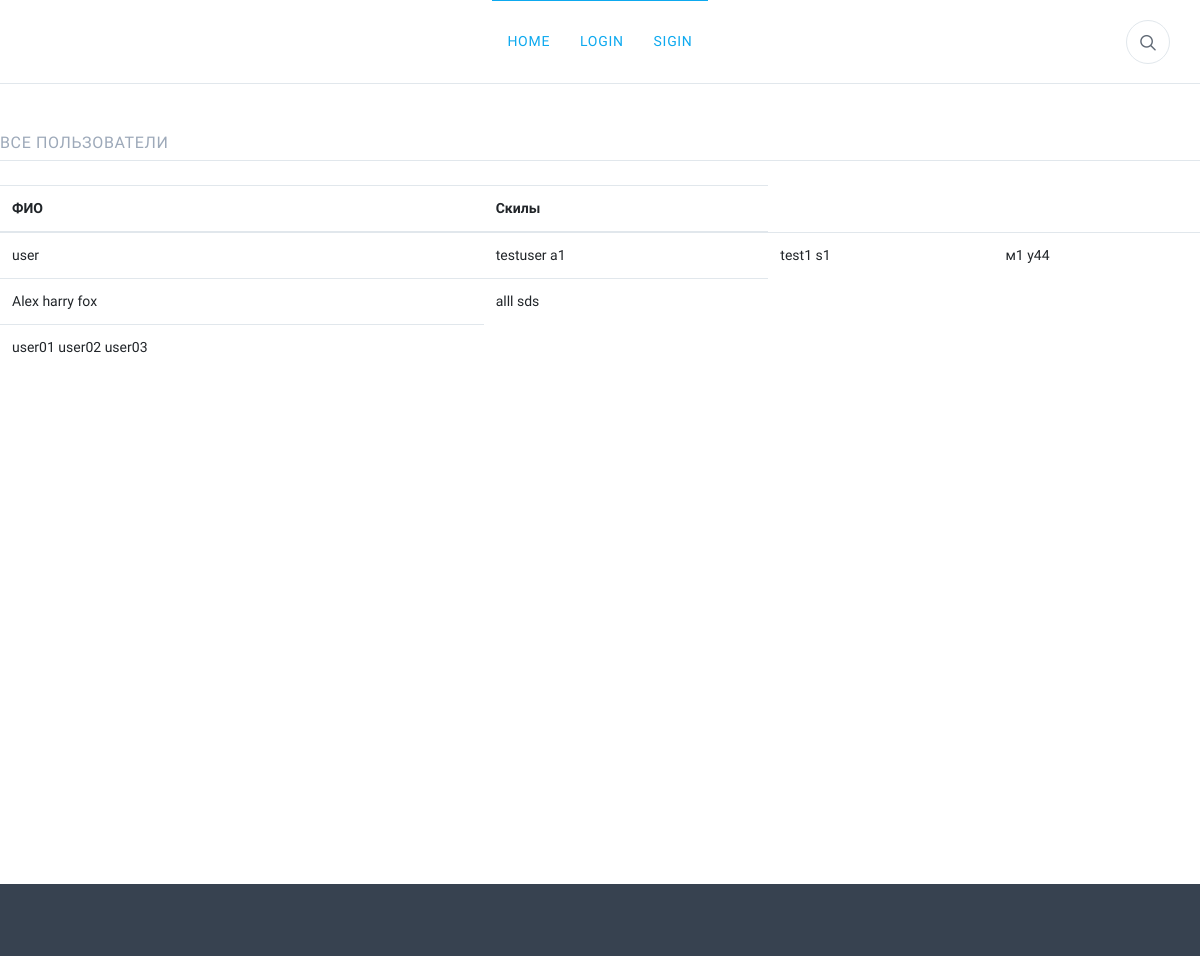
The page / on the database its author committed.
### main/models.py (models this page shows, shortened)
class Skills(models.Model):
    owner = models.ForeignKey(
        Profile, on_delete=models.CASCADE, null=True, blank=True)
    name = models.CharField(max_length=200, blank=True, null=True)
    description = models.TextField(null=True, blank=True)

### main/views.py (the view)
# urls.py: path('', views.main_paeg, name = 'main_page' ),
def main_paeg(request):
    truesKills = {}
    User = get_user_model()
    users = User.objects.all()
    skill =  Skills.objects.all()
    list_users = []
    for a in users:
        q = (a.username,a.first_name, a.last_name)
        list_users.append(q)
        list2 = []
    for i in skill:
        two = (str(i.owner),i.name,i.description)
        list2.append(two)
    return render(request, 'main_page/main.html', {'users':users, 'skill':skill, 'list_users':list_users, 'list2':list2})

### user/models.py (called while the page is built)
    def __str__(self):
        return str(self.user)

### main/templates/main_page/main.html
{% extends 'layout.html' %}
{% load static %}
    {% block content %}
    <div class="offcanvas-wrapper">
     <h6 class="text-muted text-normal text-uppercase padding-top-2x">Все пользователи</h6>
     <hr class="margin-bottom-1x">
     <div class="table-responsive">
       <table class="table">
         <thead>
           <tr>
             <th>ФИО</th>
             <th>Скилы</th>
           </tr>
         </thead>
         <tbody>
            {% for i in list_users %}
            <tr>
            <td> {{i.0}} {{i.1}} {{i.2}} </td>
            {% for elem in list2 %}
                {% if i.0 == elem.0 %}
                <td> {{elem.1}} {{elem.2}} </td>
            {% endif %}
           {% endfor %}
            {% endfor %}
        </tr>
         </tbody>
       </table>
     </div>
    </div>
{% endblock content %}

### main/templates/layout.html (shortened to what this page needs)
{% load static %}
<!DOCTYPE html>
<html lang="en">
  <head>
    <link rel="stylesheet" media="screen" href="{% static 'css/vendor.min.css' %}">
    <link id="mainStyles" rel="stylesheet" media="screen" href="{% static 'css/styles.min.css' %}">
  </head>
  <body>
    <header class="navbar navbar-sticky">
      <nav class="site-menu">
        <ul>
          <li class="has-megamenu active"><a href="{% url 'main:main_page' %}"><span>Home</span></a>
          </li>
          {% if request.user.is_authenticated %}
          <li><a href="{% url 'user:account' %}"><span>Account</span></a>
            <ul class="sub-menu">
                <li><a href="{% url 'main:logout' %}"> Logout </a></li>
            </ul>
          </li>
          {% else %}
            <li class="has-children active"><a href="{% url 'user:login' %}"><span> login </span> </a></li>
            <li class="has-children active"><a href="{% url 'user:authorization' %}"> <span>Sigin</span></a></li>
            {% endif %}
        </ul>
      </nav>
      <div class="toolbar">
        <div class="inner">
          <div class="tools">
            <div class="search"><i class="icon-search"></i></div>
          </div>
        </div>
      </div>
    </header>
    {% block content %}
    {% endblock content %}
    <footer class="site-footer">
      </footer>
  </body>
</html>

### rows shown on the page
Skills: name "testuser", description "a1"
Skills: name "test1", description "s1"
Skills: name "м1", description "у44"
Skills: name "alll", description "sds"

### other values the page prints
{{ i.0 }} "user" "Alex" "user01"
{{ i.1 }} "harry" "user02"
{{ i.2 }} "fox" "user03"
